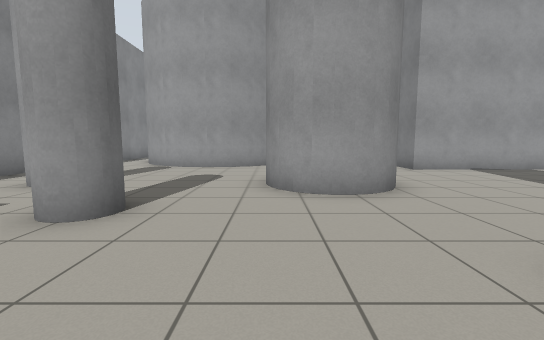
View 1 (above)

22 first-person views from a walk through a world built for the Gazebo simulator. The camera is 0.94 m above the floor, tilts 6° down and sees 90° across. The floor is counted in squares, 1 m on a side. Each view is taken from the middle of a square. On the plan, view 1 faces up. The plan holds only what a view shows up to about 11 squares ahead; the rest is blank. The place goes on beyond the plan.

View 2
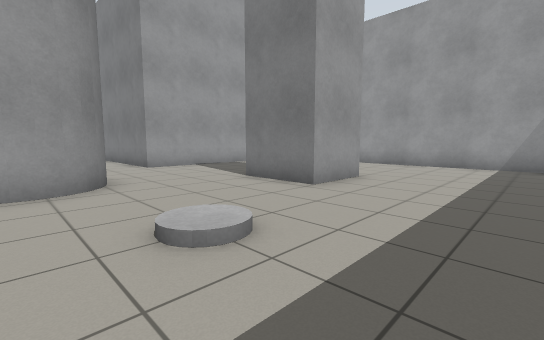

View 3
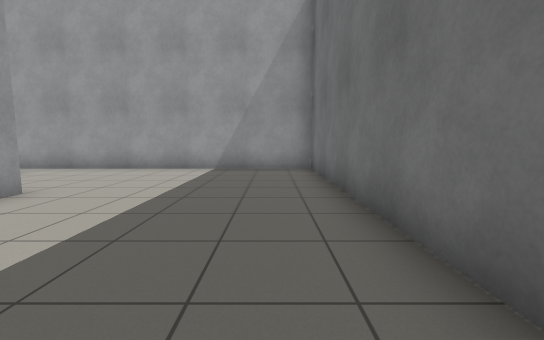

View 4
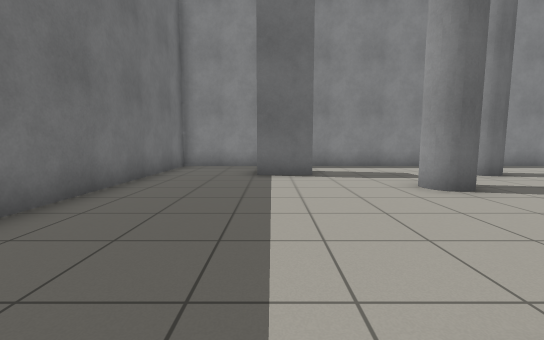

View 5
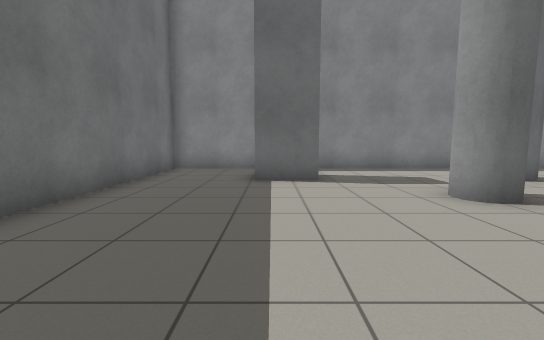

View 6
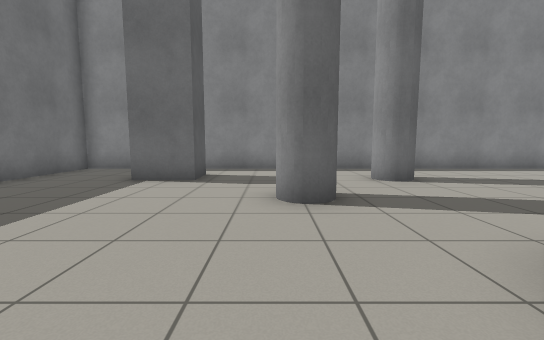

View 7
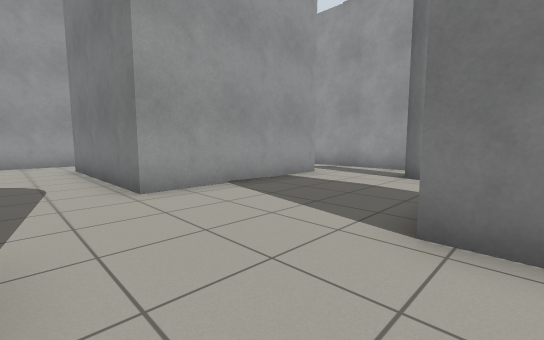

View 8
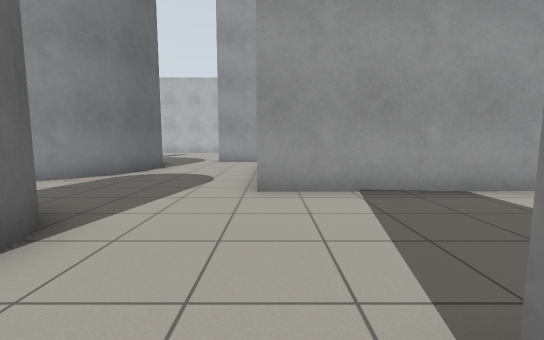

View 9
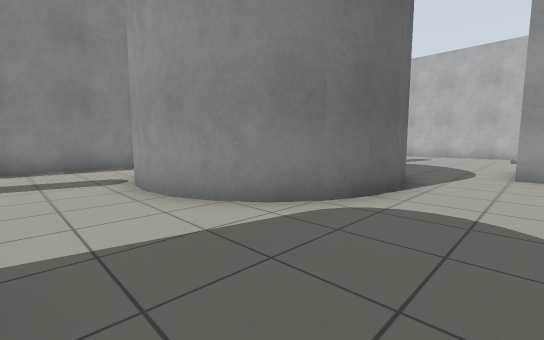

View 10
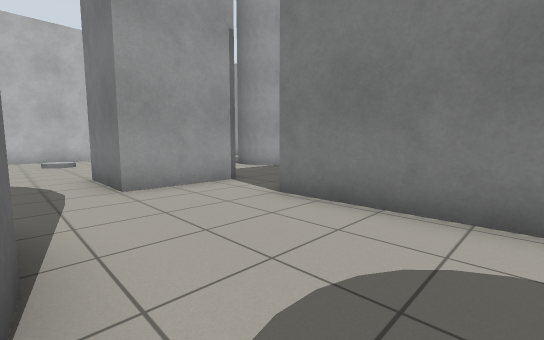

View 11
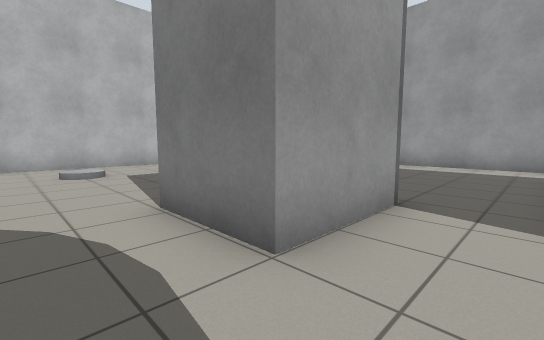

View 12
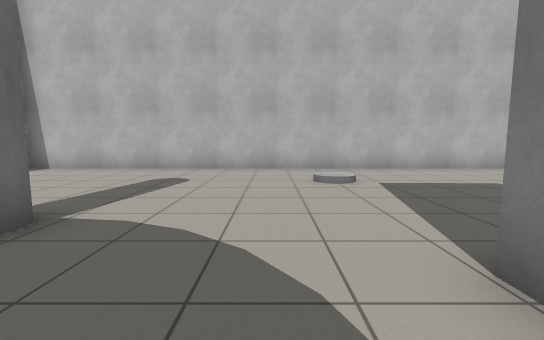

View 13
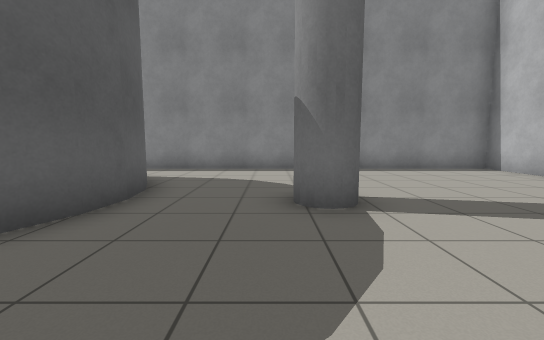

View 14
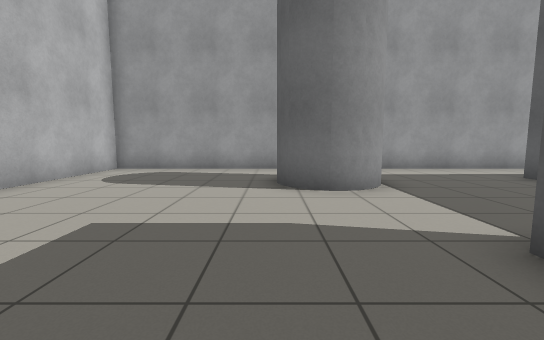

View 15
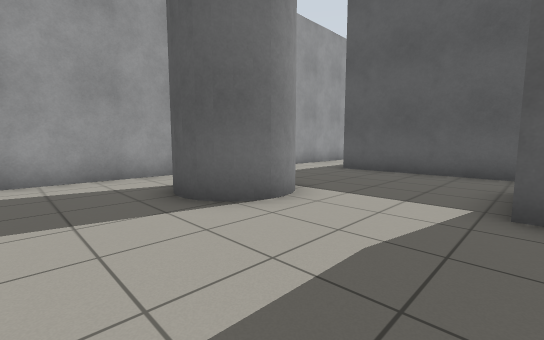

View 16
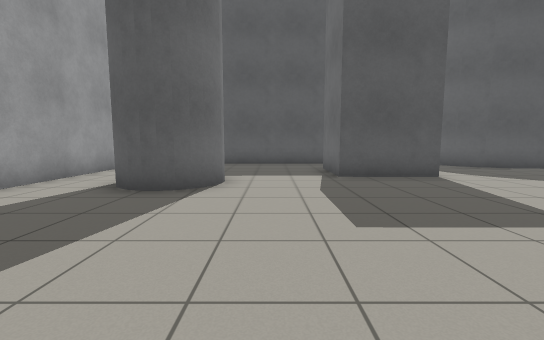

View 17
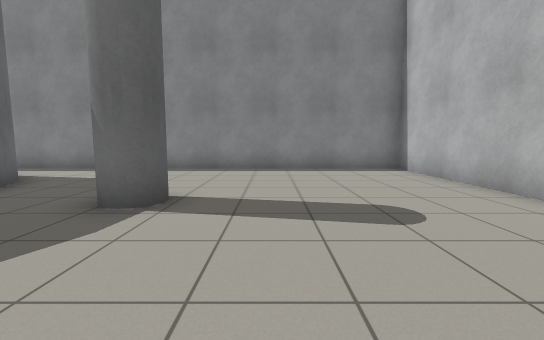

View 18
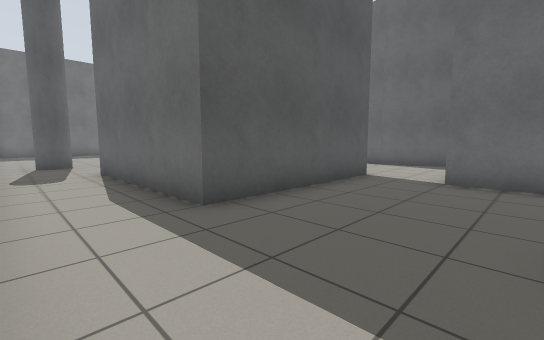

View 19
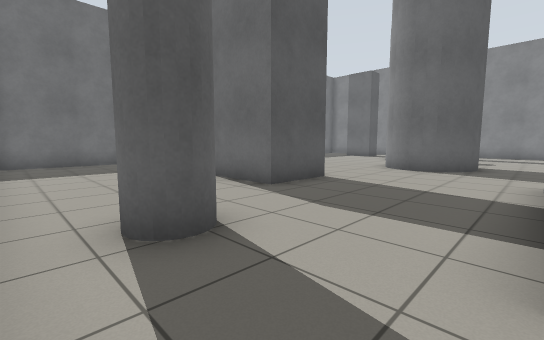

View 20
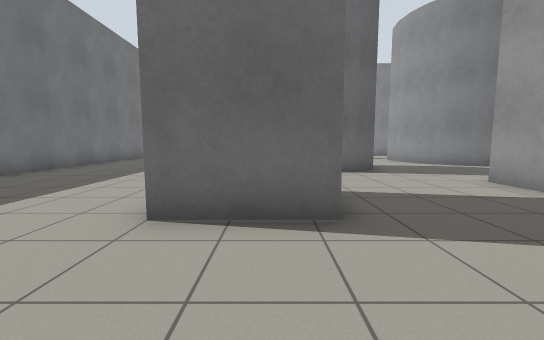

View 21
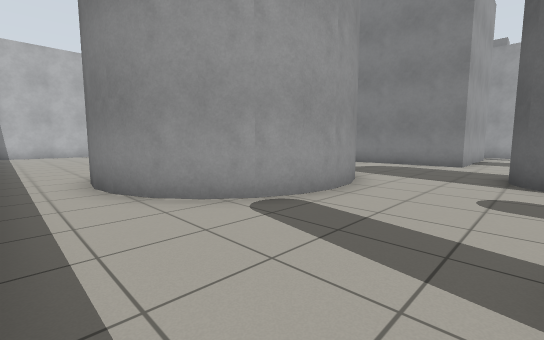

View 22
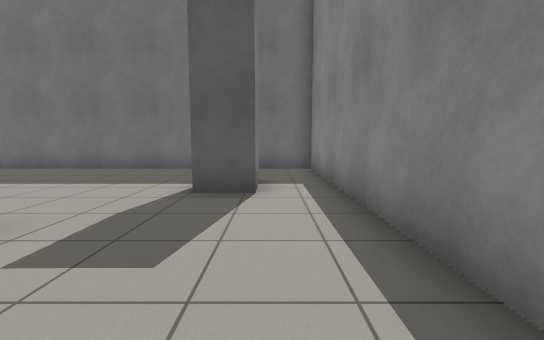

### Floor plan
Key: @ floor where view 1 was taken; # wall or solid block; . floor; C grey cylinder; B grey box; P grey pole; G grey post.
Columns run from 8 left of view 1 to 13 right of it. Each row starts with its distance up from view 1.
 27 ######################
 26 #....................#
 25 #....................#
 24 #..........C.........#
 23 #....................#
 22 #....................#
 21 #................C...#
 20 #.....P.........CCC..#
 19 #..........BBB...C ..#
 18 #..........B B.......#
 17 #..........BBB.......#
 16 #...CCCCC............#
 15 #..C    C............#
 14 #..C     C...BBBBBB..#
 13 #..C     C...B    B..#
 12 #..C    CC...B    B..#
 11 #..CC  CC....B    B..#
 10 #....CCC.....B    B..#
  9 #............BBBBBB..#
  8 #....................#
  7 #.......CCC..........#
  6 #..P....C C.......PP.#
  5 #........CC...GG.....#
  4 #....PP.......G G....#
  3 #.....P.......GGG....#
  2 #..........C.........#
  1 #..G.................#
  0 #..G....@............#
 -1 #....................#
 -2 #....................#
 -3 #....................#
 -4 ######################

Where each view was taken, in squares from view 1:
view 1: 0 up, 0 right, facing up
view 2: 1 down, 1 right, facing up-right
view 3: 2 down, 3 right, facing right
view 4: 0 up, 3 right, facing left
view 5: 0 up, 2 right, facing left
view 6: 3 up, 2 right, facing left
view 7: 4 up, 3 right, facing up-right
view 8: 4 up, 5 right, facing up
view 9: 8 up, 3 right, facing up-left
view 10: 11 up, 1 right, facing up-right
view 11: 15 up, 1 right, facing up-right
view 12: 17 up, 1 right, facing up
view 13: 19 up, 2 right, facing left
view 14: 21 up, 3 right, facing right
view 15: 23 up, 5 right, facing down-right
view 16: 26 up, 7 right, facing down
view 17: 22 up, 2 right, facing left
view 18: 18 up, 12 right, facing down-left
view 19: 9 up, 12 right, facing down-left
view 20: 4 up, 11 right, facing left
view 21: 7 up, 7 left, facing up-right
view 22: 6 up, 6 left, facing down
